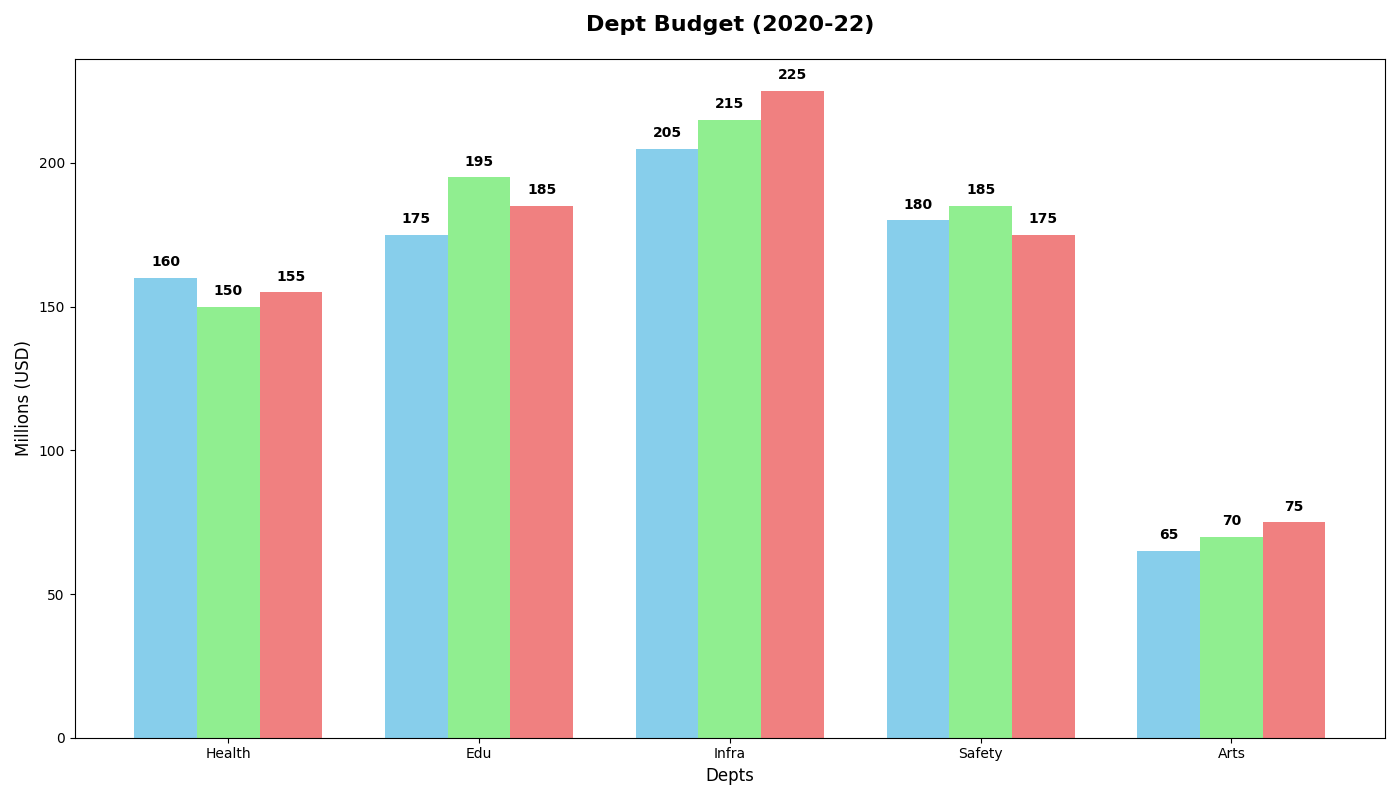

Write the Python code that produced this figure.
import matplotlib.pyplot as plt
import numpy as np

depts = ['Health', 'Edu', 'Infra', 'Safety', 'Arts']
budget_2020 = [160, 175, 205, 180, 65]
budget_2021 = [150, 195, 215, 185, 70]
budget_2022 = [155, 185, 225, 175, 75]

x = np.arange(len(depts))
width = 0.25

fig, ax = plt.subplots(figsize=(14, 8))

bars_2020 = ax.bar(x - width, budget_2020, width, color='skyblue')
bars_2021 = ax.bar(x, budget_2021, width, color='lightgreen')
bars_2022 = ax.bar(x + width, budget_2022, width, color='lightcoral')

ax.set_title('Dept Budget (2020-22)', fontsize=16, fontweight='bold', pad=20)
ax.set_xlabel('Depts', fontsize=12)
ax.set_ylabel('Millions (USD)', fontsize=12)
ax.set_xticks(x)
ax.set_xticklabels(depts)

def add_labels(ax, bars):
    for bar in bars:
        yval = bar.get_height()
        ax.text(bar.get_x() + bar.get_width() / 2, yval + 3, f'{yval}', ha='center', va='bottom', fontsize=10, fontweight='bold')

add_labels(ax, bars_2020)
add_labels(ax, bars_2021)
add_labels(ax, bars_2022)

plt.tight_layout()
plt.show()
